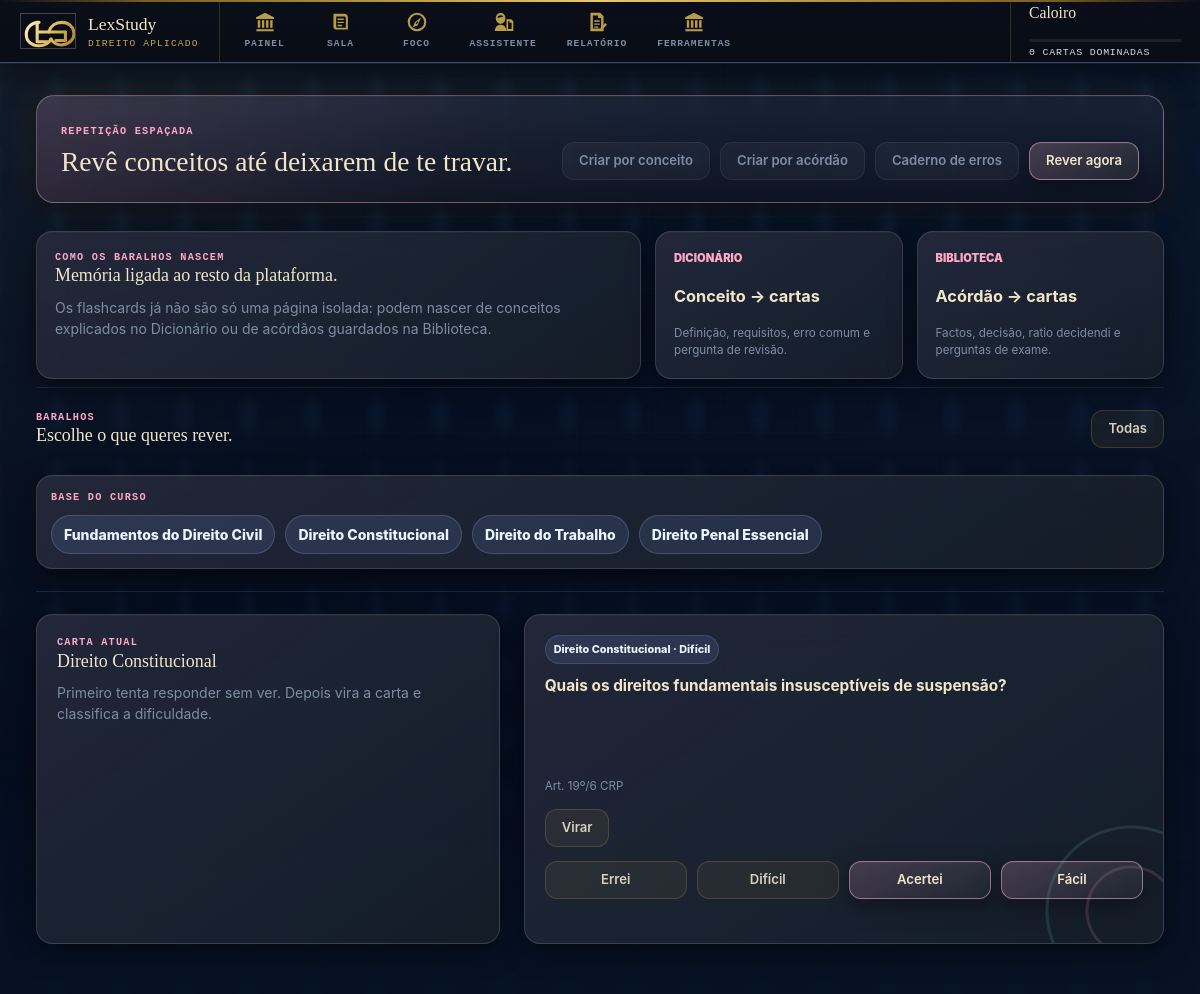
Page /flashcards.php on the committed database.
### tables this page shows
CREATE TABLE IF NOT EXISTS flashcard_decks (
    id INT UNSIGNED AUTO_INCREMENT PRIMARY KEY,
    user_id INT UNSIGNED DEFAULT NULL,
    name VARCHAR(100) NOT NULL,
    description VARCHAR(300) DEFAULT NULL,
    area VARCHAR(100) NOT NULL,
    area_key VARCHAR(50) NOT NULL,
    color VARCHAR(20) DEFAULT '#c9a84c',
    icon VARCHAR(50) DEFAULT 'ti-cards',
    total_cards INT UNSIGNED DEFAULT 0,
    active TINYINT(1) DEFAULT 1,
    source_type VARCHAR(40) DEFAULT 'core',
    source_id INT UNSIGNED DEFAULT NULL,
    created_at TIMESTAMP DEFAULT CURRENT_TIMESTAMP
);

CREATE TABLE IF NOT EXISTS flashcards (
    id INT UNSIGNED AUTO_INCREMENT PRIMARY KEY,
    deck_id INT UNSIGNED NOT NULL,
    front TEXT NOT NULL,
    back TEXT NOT NULL,
    difficulty ENUM('Fácil','Médio','Difícil') DEFAULT 'Médio',
    hint VARCHAR(300) DEFAULT NULL,
    article_ref VARCHAR(200) DEFAULT NULL,
    order_num INT UNSIGNED DEFAULT 0,
    active TINYINT(1) DEFAULT 1,
    FOREIGN KEY (deck_id) REFERENCES flashcard_decks(id) ON DELETE CASCADE
);

### auth.php (called while the page is built, shortened)
<?php
function currentUser(): ?array
{
    $userId = $_SESSION['user_id'] ?? null;
    if (!$userId) {
        return null;
    }
    $db = tryDB();
    $stmt = $db->prepare('SELECT id, name, email, xp, streak, last_activity, created_at FROM users WHERE id = ?');
    $stmt->execute([(int)$userId]);
    $user = $stmt->fetch() ?: null;
    return $user;
}

### functions.php (called while the page is built, shortened)
<?php
function e(mixed $value): string
{
    return htmlspecialchars((string)$value, ENT_QUOTES, 'UTF-8');
}
function getLevel(int $xp): int
{
    $level = 1;
    foreach (LEVELS_XP as $i => $required) {
        if ($xp >= $required) {
            $level = $i + 1;
            continue;
        }
        break;
    }
    return min($level, count(LEVELS_XP));
}
function getLevelTitle(int $level): string
{
    return LEVELS_TITLE[min($level - 1, count(LEVELS_TITLE) - 1)] ?? 'Mestre';
}
function tableColumnExists(PDO $db, string $table, string $column): bool
{
    $stmt = $db->prepare(
        'SELECT COUNT(*)
         FROM INFORMATION_SCHEMA.COLUMNS
         WHERE TABLE_SCHEMA = DATABASE() AND TABLE_NAME = ? AND COLUMN_NAME = ?'
    );
    $stmt->execute([$table, $column]);
    return (int)$stmt->fetchColumn() > 0;
}
function ensureFlashcardPersonalColumns(?PDO $db = null): void
{
    $db ??= tryDB();
    if (!$db || !dbSchemaIsReady()) {
        return;
    }
    try {
        $exists = $db->query("SHOW TABLES LIKE 'flashcard_decks'")->fetchColumn();
        if (!tableColumnExists($db, 'flashcard_decks', 'user_id')) {
            $db->exec('ALTER TABLE flashcard_decks ADD COLUMN user_id INT UNSIGNED DEFAULT NULL AFTER id');
        }
        if (!tableColumnExists($db, 'flashcard_decks', 'source_type')) {
            $db->exec("ALTER TABLE flashcard_decks ADD COLUMN source_type VARCHAR(40) DEFAULT 'core' AFTER active");
        }
        if (!tableColumnExists($db, 'flashcard_decks', 'source_id')) {
            $db->exec('ALTER TABLE flashcard_decks ADD COLUMN source_id INT UNSIGNED DEFAULT NULL AFTER source_type');
        }
    } catch (Throwable) {
        return;
    }
}
function getFlashcardDecks(?int $userId = null): array
{
    $db = tryDB();
    if (!$db || !dbSchemaIsReady()) {
        return [];
    }
    ensureFlashcardPersonalColumns($db);
    return $db->query(
        "SELECT id, name, description, area, area_key, total_cards, user_id, source_type, source_id
         FROM flashcard_decks
         WHERE active = 1 AND user_id IS NULL
         ORDER BY area, name"
    )->fetchAll();
}
function getNextFlashcard(?int $userId, ?int $deckId = null): ?array
{
    $db = tryDB();
    if (!$db || !dbSchemaIsReady()) {
        $cards = appData()['flashcards'];
        return $cards[0] ?? null;
    }
    $deckWhere = '';
    ensureFlashcardPersonalColumns($db);
    $sql = "SELECT flashcards.id, flashcards.front, flashcards.back, flashcards.difficulty, flashcards.article_ref, flashcard_decks.name AS deck_name, flashcard_decks.area,
                   'novo' AS status, 0 AS reviews
            FROM flashcards
            INNER JOIN flashcard_decks ON flashcard_decks.id = flashcards.deck_id
            WHERE flashcards.active = 1 AND flashcard_decks.active = 1
            {$deckWhere}
            AND flashcard_decks.user_id IS NULL
            ORDER BY RAND()
            LIMIT 1";
    $stmt = $db->prepare($sql);
    $stmt->execute($deckId ? [$deckId] : []);
    $card = $stmt->fetch();
    return $card ?: null;
}
function defaultStudyState(): array
{
    return [
        'xp' => 0,
        'streak' => 0,
        'solvedCases' => 0,
        'masteredCards' => 0,
        'activeCaseId' => 1,
        'role' => 'defense',
        'flashcardIndex' => 0,
        'cardFlipped' => false,
        'quizIndex' => 0,
        'quizScore' => 0,
        'answeredQuiz' => false,
    ];
}
function getUserStudyState(?int $userId): array
{
    if (!$userId) {
        return defaultStudyState();
    }
    $db = tryDB();
    $stmt = $db->prepare('SELECT xp, streak FROM users WHERE id = ?');
    $stmt->execute([$userId]);
    $user = $stmt->fetch();
    $cases = $db->prepare('SELECT COUNT(*) AS total FROM case_sessions WHERE user_id = ? AND completed = 1');
    $cases->execute([$userId]);
    $cards = $db->prepare("SELECT COUNT(*) AS total FROM flashcard_progress WHERE user_id = ? AND status = 'dominado'");
    $cards->execute([$userId]);
    $quiz = $db->prepare('SELECT COALESCE(SUM(score), 0) AS total FROM quiz_attempts WHERE user_id = ?');
    $quiz->execute([$userId]);
    return [
        ...defaultStudyState(),
        'xp' => (int)$user['xp'],
        'streak' => (int)$user['streak'],
        'solvedCases' => (int)($cases->fetch()['total'] ?? 0),
        'masteredCards' => (int)($cards->fetch()['total'] ?? 0),
        'quizScore' => (int)($quiz->fetch()['total'] ?? 0),
    ];
}

### database.php (called while the page is built, shortened)
<?php
function getDB(): PDO
{
    static $pdo = null;
    if ($pdo === null) {
        $dsn = "mysql:host=" . DB_HOST . ";port=" . DB_PORT . ";dbname=" . DB_NAME . ";charset=" . DB_CHARSET;
        $options = [
            PDO::ATTR_ERRMODE            => PDO::ERRMODE_EXCEPTION,
            PDO::ATTR_DEFAULT_FETCH_MODE => PDO::FETCH_ASSOC,
            PDO::ATTR_EMULATE_PREPARES   => false,
        ];
        try {
            $pdo = new PDO($dsn, DB_USER, DB_PASS, $options);
        } catch (PDOException $e) {
            throw new RuntimeException('Erro de ligação à base de dados: ' . $e->getMessage(), 0, $e);
        }
    }
    return $pdo;
}
function tryDB(): ?PDO
{
    try {
        return getDB();
    } catch (Throwable) {
        return null;
    }
}
function dbSchemaIsReady(): bool
{
    $db = tryDB();
    try {
        $stmt = $db->query("SHOW TABLES LIKE 'users'");
        return (bool)$stmt->fetchColumn();
    } catch (Throwable) {
        return false;
    }
}

### flashcards.php (the view, shortened to what this page needs)
<?php
$currentUser = currentUser();
$initialState = getUserStudyState($currentUser ? (int)$currentUser['id'] : null);
$progress = getLevelProgress((int)$initialState['xp']);
$level = getLevel((int)$initialState['xp']);
$decks = getFlashcardDecks($currentUser ? (int)$currentUser['id'] : null);
$deckId = isset($_GET['deck_id']) ? max(1, (int)$_GET['deck_id']) : null;
$coreDecks = array_values(array_filter($decks, static fn(array $deck): bool => empty($deck['user_id'])));
$card = getNextFlashcard($currentUser ? (int)$currentUser['id'] : null, $deckId);
?>
<!doctype html>
<html lang="pt-PT">
<head>
    <link rel="stylesheet" href="assets/styles.css">
</head>
<body class="page-flashcards">
    <div class="app-shell">
        <aside class="sidebar" aria-label="Dock principal">
            <a class="brand" href="index.php"><span class="brand-mark"><img src="assets/lexstudy-mark.svg" alt=""></span><span><strong>LexStudy</strong><small>Direito aplicado</small></span></a>
            <nav class="nav-list">
                <a href="index.php" data-short="P">Painel</a>
                <a href="sala.php" data-short="S">Sala</a>
                <a href="foco.php" data-short="FO">Foco</a>
                <a href="assistant.php" data-short="AI">Assistente</a>
                <a href="relatorio.php" data-short="R">Relatório</a>
                <a href="ferramentas.php" data-short="FX">Ferramentas</a>
            </nav>
            <div class="profile-panel">
                <strong><?= e(getLevelTitle($level)) ?></strong>
                <div class="meter"><span style="width: <?= e($progress['percent']) ?>%"></span></div>
                <small><?= e($initialState['masteredCards']) ?> cartas dominadas</small>
            </div>
        </aside>
        <main class="workspace">
            <header class="topbar">
                <div>
                    <span class="eyebrow">Repetição espaçada</span>
                    <h1>Revê conceitos até deixarem de te travar.</h1>
                </div>
                <div class="top-actions">
                    <a class="ghost-btn" href="conceitos.php">Criar por conceito</a>
                    <a class="ghost-btn" href="library.php">Criar por acórdão</a>
                    <a class="ghost-btn" href="caderno.php">Caderno de erros</a>
                    <a class="primary-btn" href="#rever">Rever agora</a>
                </div>
            </header>
            <section class="flash-hub">
                <article>
                    <span class="eyebrow">Como os baralhos nascem</span>
                    <h2>Memória ligada ao resto da plataforma.</h2>
                    <p>Os flashcards já não são só uma página isolada: podem nascer de conceitos explicados no Dicionário ou de acórdãos guardados na Biblioteca.</p>
                </article>
                <a href="conceitos.php">
                    <span>Dicionário</span>
                    <strong>Conceito → cartas</strong>
                    <small>Definição, requisitos, erro comum e pergunta de revisão.</small>
                </a>
                <a href="library.php">
                    <span>Biblioteca</span>
                    <strong>Acórdão → cartas</strong>
                    <small>Factos, decisão, ratio decidendi e perguntas de exame.</small>
                </a>
            </section>
            <section id="rever" class="section-block">
                <div class="section-heading split">
                    <div>
                        <span class="eyebrow">Baralhos</span>
                        <h2>Escolhe o que queres rever.</h2>
                    </div>
                    <a class="secondary-btn <?= $deckId ? '' : 'is-active' ?>" href="flashcards.php">Todas</a>
                </div>
                <div class="deck-group">
                    <span class="eyebrow">Base do curso</span>
                    <div class="deck-filter">
                        <?php foreach ($coreDecks as $deck): ?>
                            <a class="<?= $deckId === (int)$deck['id'] ? 'is-active' : '' ?>" href="flashcards.php?deck_id=<?= e($deck['id']) ?>">
                                <?= e($deck['name']) ?>
                            </a>
                        <?php endforeach; ?>
                    </div>
                </div>
            </section>
            <section class="section-block two-column flash-review-panel">
                <div class="section-heading">
                    <span class="eyebrow">Carta atual</span>
                    <h2><?= e($card['deck_name'] ?? $card['area'] ?? 'Direito') ?></h2>
                    <p>Primeiro tenta responder sem ver. Depois vira a carta e classifica a dificuldade.</p>
                </div>
                <?php if ($card): ?>
                    <article class="flashcard study-card" data-study-card>
                        <span><?= e($card['area'] ?? 'Geral') ?> · <?= e($card['difficulty'] ?? 'Médio') ?></span>
                        <strong data-card-front><?= e($card['front']) ?></strong>
                        <?php if (!empty($card['article_ref'])): ?><small><?= e($card['article_ref']) ?></small><?php endif; ?>
                        <div class="coach-actions">
                            <button class="secondary-btn" type="button" data-flip-card>Virar</button>
                        </div>
                        <form method="post" class="grade-actions">
                            <button class="secondary-btn" name="grade" value="again" type="submit">Errei</button>
                            <button class="secondary-btn" name="grade" value="hard" type="submit">Difícil</button>
                            <button class="primary-btn" name="grade" value="good" type="submit">Acertei</button>
                            <button class="primary-btn" name="grade" value="easy" type="submit">Fácil</button>
                        </form>
                    </article>
                <?php else: ?>
                    <article class="coach-output"><strong>Sem cartas</strong><p>Não encontrei cartas para este baralho.</p></article>
                <?php endif; ?>
            </section>
        </main>
    </div>
</body>
</html>

### rows in the picture
flashcard_decks: name "Fundamentos do Direito Civil"
flashcard_decks: name "Direito Constitucional"
flashcard_decks: name "Direito do Trabalho"
flashcard_decks: name "Direito Penal Essencial"
flashcards: deck.name "Direito Constitucional", deck.area "Direito Constitucional", difficulty "Difícil", front "Quais os direitos fundamentais insusceptíveis de suspensão?", article_ref "Art. 19º/6 CRP"

### other values in the picture
getLevelTitle($level) "Caloiro"
$initialState['masteredCards'] "0"
